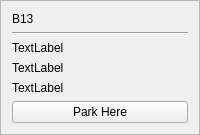
        <widget class="QFrame" name="frame_49">
         <property name="frameShape">
          <enum>QFrame::StyledPanel</enum>
         </property>
         <property name="frameShadow">
          <enum>QFrame::Plain</enum>
         </property>
         <layout class="QGridLayout" name="gridLayout_66">
          <item row="0" column="0">
           <layout class="QVBoxLayout" name="verticalLayout_65">
            <item>
             <widget class="QLabel" name="label_65">
              <property name="text">
               <string>B13</string>
              </property>
             </widget>
            </item>
            <item>
             <widget class="Line" name="line_65">
              <property name="orientation">
               <enum>Qt::Horizontal</enum>
              </property>
             </widget>
            </item>
            <item>
             <widget class="QLabel" name="b13TakenLbl">
              <property name="text">
               <string>TextLabel</string>
              </property>
             </widget>
            </item>
            <item>
             <widget class="QLabel" name="b13handLbl">
              <property name="text">
               <string>TextLabel</string>
              </property>
             </widget>
            </item>
            <item>
             <widget class="QLabel" name="takenByLblb13">
              <property name="text">
               <string>TextLabel</string>
              </property>
             </widget>
            </item>
            <item>
             <widget class="QPushButton" name="b13Btn">
              <property name="text">
               <string>Park Here</string>
              </property>
             </widget>
            </item>
           </layout>
          </item>
         </layout>
        </widget>
